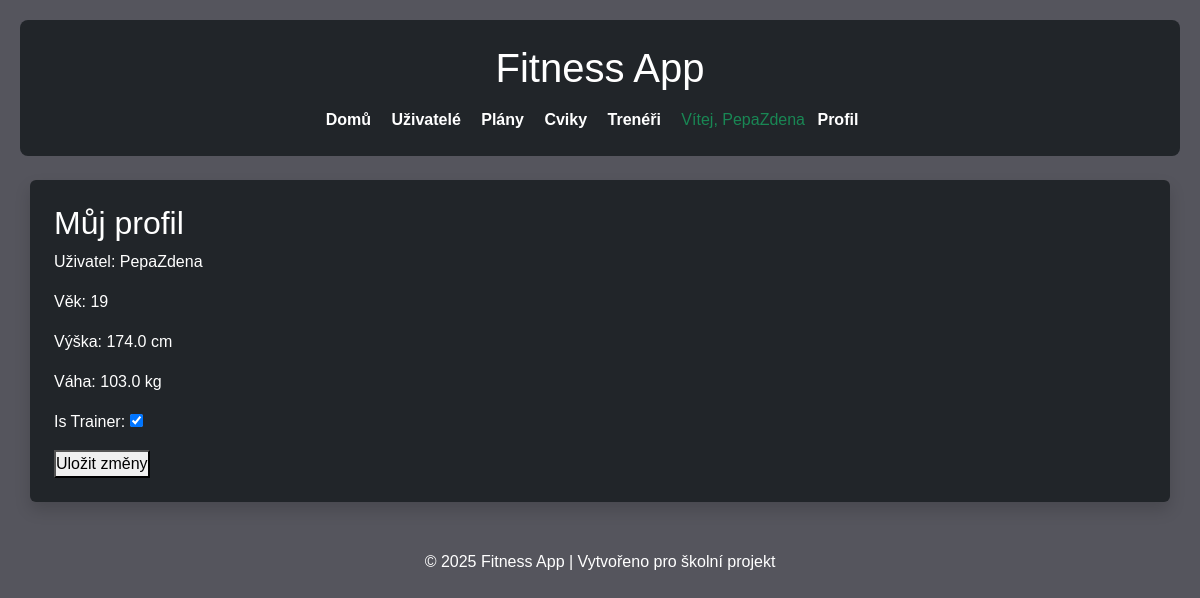
/accounts/profile/ (signed in), run on the app's committed database.
### library/models.py (models this page shows, shortened)
class UserProfile(models.Model):
    user = models.OneToOneField(User, on_delete=models.CASCADE, related_name='profile')
    age = models.IntegerField(verbose_name='Age')
    height = models.FloatField(verbose_name='Height (cm)')
    weight = models.FloatField(verbose_name='Weight (kg)')
    is_trainer = models.BooleanField(default=False, verbose_name='Is Trainer')
    trainer = models.ForeignKey(
        'self',
        on_delete=models.SET_NULL,
        null=True,
        blank=True,
        limit_choices_to={'is_trainer': True},
        related_name='clients',
        verbose_name='Selected Trainer'
    )
    class Meta:
        ordering = ['user__username']
        verbose_name = 'User Profile'
        verbose_name_plural = 'User Profiles'

### library/views.py (the view)
# urls.py: path('accounts/profile/', views.profile_view, name='profile'),
@login_required
def profile_view(request):
    profile = get_object_or_404(UserProfile, user=request.user)
    if request.method == 'POST':
        form = UserProfileForm(request.POST, instance=profile)
        if form.is_valid():
            form.save()
            return redirect('profile')
    else:
        form = UserProfileForm(instance=profile)
    return render(request, 'profile.html', {'profile': profile, 'form': form})

### library/forms.py
class UserProfileForm(forms.ModelForm):
    class Meta:
        model = UserProfile
        fields = ['is_trainer']  # volitelně přidej další např. věk, výška, váha

### library/templates/profile.html (shortened to what this page needs)
{% extends "base.html" %}
{% block content %}
  <h2>Můj profil</h2>
  <p>Uživatel: {{ profile.user.username }}</p>
  <p>Věk: {{ profile.age }}</p>
  <p>Výška: {{ profile.height }} cm</p>
  <p>Váha: {{ profile.weight }} kg</p>
  <form method="post">
    {{ form.as_p }}
    <button type="submit">Uložit změny</button>
  </form>
{% endblock %}

### library/templates/base.html (shortened to what this page needs)
{% load static %}
<!DOCTYPE html>
<html lang="cs">
<head>
    <link href="https://cdn.jsdelivr.net/npm/bootstrap@5.3.3/dist/css/bootstrap.min.css" rel="stylesheet">
    <link rel="stylesheet" href="{% static 'css/styles.css' %}">
</head>
<body>
<header class="bg-dark text-white p-4 mb-4">
    <div class="container">
        <h1 class="mb-3">Fitness App</h1>
        <nav>
            <a href="{% url 'index' %}" class="text-white me-3">Domů</a>
            <a href="{% url 'userprofile-list' %}" class="text-white me-3">Uživatelé</a>
            <a href="{% url 'workoutplan-list' %}" class="text-white me-3">Plány</a>
            <a href="{% url 'exercise-list' %}" class="text-white me-3">Cviky</a>
            <a href="{% url 'trainer-list' %}" class="text-white me-3">Trenéři</a>
            {% if user.is_authenticated %}
                <span class="text-success me-2">Vítej, {{ user.username }}</span>
                <a href="{% url 'profile' %}" class="text-white me-3">Profil</a>
            {% else %}
                <a href="{% url 'login' %}" class="text-white me-3">Přihlásit</a>
                <a href="{% url 'signup' %}" class="text-white">Registrovat</a>
            {% endif %}
        </nav>
    </div>
</header>
<main class="container bg-dark text-white p-4 rounded shadow">
    {% block content %}
    {% endblock %}
</main>
<footer class="text-center text-white mt-5">
    <p>&copy; 2025 Fitness App | Vytvořeno pro školní projekt</p>
</footer>
</body>
</html>

### library/static/css/styles.css (style rules this page uses)
* { margin: 0; padding: 0; box-sizing: border-box; }
body { font-family: Arial, sans-serif; background-color: #55555d; color: white; padding: 20px; }
header { background-color: #000000; color: white; padding: 20px; border-radius: 8px; margin-bottom: 20px; text-align: center; }
header h1 { margin-bottom: 10px; }
nav a { color: white; text-decoration: none; margin-right: 15px; font-weight: bold; }
main { background-color: #2F2E2E; padding: 20px; border-radius: 8px; box-shadow: 0 2px 5px rgba(0, 0, 0, 0.1); }
footer { text-align: center; margin-top: 40px; color: #fffefe; }
.text-center { text-align: center; }
.mb-3 { margin-bottom: 1rem; }

### data on the page
UserProfile: user.username "PepaZdena", age "19", height "174.0", weight "103.0", is_trainer "☑"

### other printed values
{{ user.username }} "PepaZdena"
